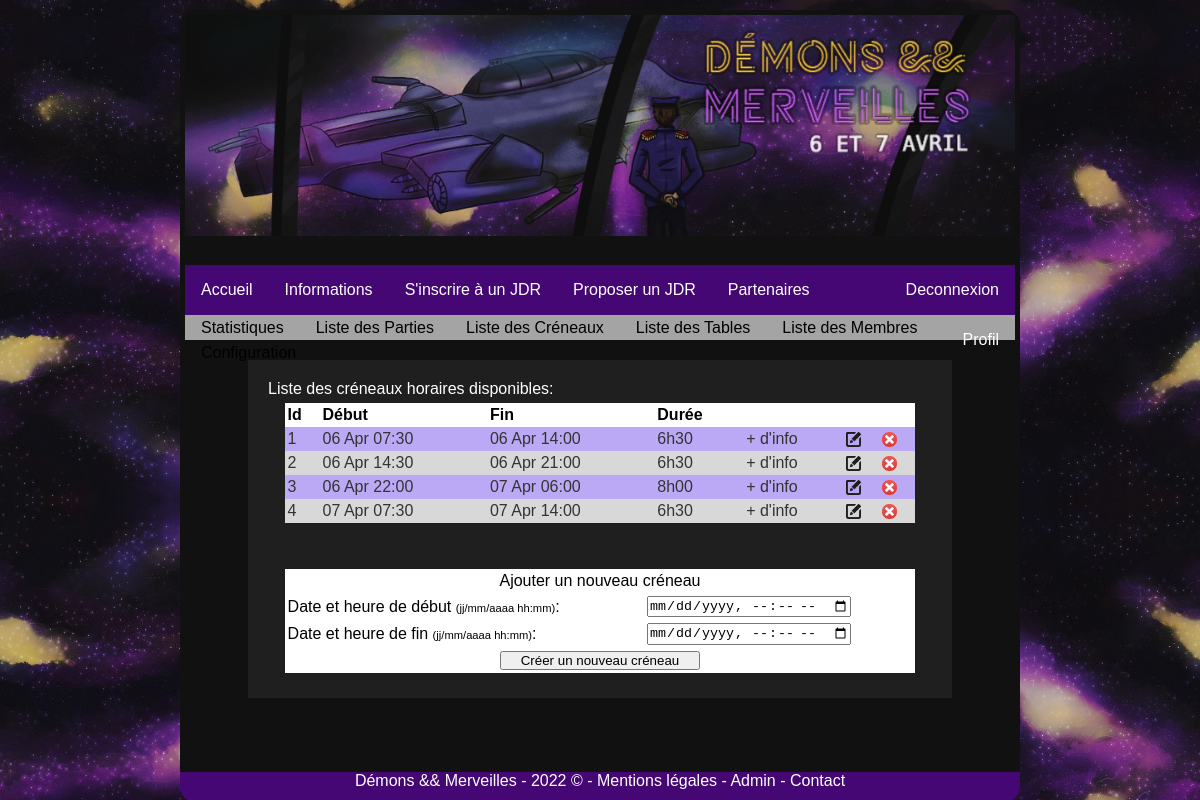
Page /admin/creneaux/index.php (signed in) on the committed database.
### tables this page shows
CREATE TABLE `creneaux` (
  `id` int(11) NOT NULL,
  `debut` int(11) NOT NULL,
  `fin` int(11) NOT NULL,
  PRIMARY KEY (`id`)
);

### WEB/config.php (called while the page is built, shortened)
<?php
$stylefolder = "https://" . $_SERVER['SERVER_NAME'] .'/style';
$imagefolder = "https://" . $_SERVER['SERVER_NAME'] .'/images';
?>

### WEB/admin/creneaux/index.php (the view, shortened to what this page needs)
<?php
include('../../config.php');
?>
<!DOCTYPE html PUBLIC "-//W3C//DTD XHTML 1.0 Transitional//EN" "http://www.w3.org/TR/xhtml1/DTD/xhtml1-transitional.dtd">
<html xmlns="http://www.w3.org/1999/xhtml">
    <head>
        <link href="<?php echo $stylefolder; ?>/style.css" rel="stylesheet" title="Style" />
    </head>
    <body>
        <div id="corps_de_page">
        <div class="header"></div>
        <div class="menu"><?php include '../../overall/menu.php' ?></div>
        <?php
        if(isset($_SESSION['username']))
        {
            $username = $_SESSION['username'];
            $dn = mysql_fetch_array(mysql_query('select username, admin from users where username="'.$username.'"'));
            if($dn['admin']==1 and $dn['username']==$_SESSION['username']){
                ?>
                    <div class="menu_admin"><?php include '../../overall/menu_admin.php' ?></div>
                    <div class="content">
            Liste des créneaux horaires disponibles:
            <table>
                <tr>
                	<th>Id</th>
                	<th>Début</th>
                	<th>Fin</th>
                    <th>Durée</th>
                </tr>
            <?php
            $result = mysql_query('select count(*) as total from creneaux');
            $nbr_admin=mysql_fetch_assoc($result);
            $compteur = 0;
            if($nbr_admin['total'] != 0){
                $req = mysql_query('select id, debut, fin from creneaux order by debut');
                while($dnn = mysql_fetch_array($req))
                {
                    $compteur++;
                    $d1 = date('Y-m-d H:i:s',$dnn['debut']-3600);
                    $date1 = new DateTime("$d1");
                    $d2 = date('Y-m-d H:i:s',$dnn['fin']-3600);
                    $date2 = new DateTime("$d2");
                    $diff = date_diff($date1,$date2);
                ?>
                	<tr style="background-color:<?php if($compteur%2 == 0) {echo '#D8D8D8';} else { echo '#BCA9F5';} ?>;">
                    	<td><a href="creneau_info.php?creneau_id=<?php echo $dnn['id']; ?>"><?php echo $dnn['id']; ?></a></td>
                    	<td><a href="creneau_info.php?creneau_id=<?php echo $dnn['id']; ?>"><?php echo $date1->format('d M H:i'); ?></a></td>
                    	<td><a href="creneau_info.php?creneau_id=<?php echo $dnn['id']; ?>"><?php echo $date2->format('d M H:i'); ?></a></td>
                        <td><a href="creneau_info.php?creneau_id=<?php echo $dnn['id']; ?>"><?php echo $diff->format('%hh%I'); ?></a></td>
                        <td><a href="creneau_info.php?creneau_id=<?php echo $dnn['id']; ?>">+ d'info</a></td>
                        <td><a href="creneau_edit.php?creneau_id=<?php echo $dnn['id']; ?>"><img height="15px" src="<?php echo $imagefolder; ?>/icones/editer.png" title="Editer le créneau <?php echo $dnn['id']; ?> "></a></td>
                        <td><a href="remove_creneau.php?creneau_id=<?php echo $dnn['id']; ?>"><img height="15px" src="<?php echo $imagefolder; ?>/icones/supprimer.png" title="Supprimer le créneau <?php echo $dnn['id']; ?> "></a></td>
                    </tr>
                <?php
                }
            } else {?>
                    <tr style="background-color:<?php if($compteur%2 == 0) {echo '#D8D8D8';} else { echo '#BCA9F5';} ?>;">
                    <td colspan="3"> Il n'y a pas de créneaux</td>
                </tr><?php
            }
            ?>
            </table>
            <br><br>
            <form method="post" action="add_creneau.php">
                <table>
                    <tr><td colspan="2" style="text-align:center;">Ajouter un nouveau créneau</td></tr>
                    <tr>
                        <td>Date et heure de début <span class="small"> (jj/mm/aaaa hh:mm)</span>:</td>
                        <td><input type="datetime-local" name="debut" value=""  style="width:200px;" required></td>
                    </tr>
                    <tr>
                        <td>Date et heure de fin <span class="small"> (jj/mm/aaaa hh:mm)</span>:</td>
                        <td><input type="datetime-local" name="fin" value=""  style="width:200px;" required></td>
                    </tr>
                    <tr>
                        <td colspan="2" style="text-align:center;"><input type="submit" style="width:200px;" value="Créer un nouveau créneau"  /></td>
                    </tr>
                </table>
            </form>
        </div>
                    <?php
    } else {
        ?>
        <div class="message">Pour acc&eacute;der &agrave; cette page, vous devez &ecirc;tre administrateur.<br />
        <a href="https://<?php echo $_SERVER['SERVER_NAME']?>">Retour à l'accueil</a></div>
        <?php
    }
}
else
{
?>
<div class="message">Pour acc&eacute;der &agrave; cette page, vous devez &ecirc;tre connect&eacute; et être administrateur.<br />
<a href="https://<?php echo $_SERVER['SERVER_NAME']?>/membres/connexion.php">Se connecter</a></div>
<?php
}
?>
		</div>
        <div class="footer"><?php include '../../overall/footer.php' ?></div>
	</body>
</html>

### WEB/overall/menu.php (shortened to what this page needs)
<?php
if(isset($_SESSION['username']))
{
?>
    <ul id="menu_horizontal">
    <li class="menu_gauche"><a href="https://<?php echo $_SERVER['SERVER_NAME']?>">Accueil</a></li>
    <li class="menu_gauche"><a href="https://<?php echo $_SERVER['SERVER_NAME']?>/infos.php">Informations</a></li>
    <li class="menu_gauche"><a href="https://<?php echo $_SERVER['SERVER_NAME']?>/tables">S'inscrire à un JDR</a></li>
    <li class="menu_gauche"><a href="https://<?php echo $_SERVER['SERVER_NAME']?>/tables/new_table">Proposer un JDR</a></li>
    <li class="menu_gauche"><a href="https://<?php echo $_SERVER['SERVER_NAME']?>/partenaires.php">Partenaires</a></li>
    <li class="menu_droite"><a href="https://<?php echo $_SERVER['SERVER_NAME']?>/membres/connexion.php">Deconnexion</a></li>
    <li class="menu_droite"><a href="https://<?php echo $_SERVER['SERVER_NAME']?>/membres/edit_infos.php">Profil</a></li>
    </ul>
<?php
}
?>

### WEB/overall/menu_admin.php
<ul id="menu_horizontal">
<li class="menu_gauche"><a href="https://<?php echo $_SERVER['SERVER_NAME']?>/admin">Statistiques</a></li>
<li class="menu_gauche"><a href="https://<?php echo $_SERVER['SERVER_NAME']?>/admin/games">Liste des Parties</a></li>
<li class="menu_gauche"><a href="https://<?php echo $_SERVER['SERVER_NAME']?>/admin/creneaux">Liste des Créneaux</a></li>
<li class="menu_gauche"><a href="https://<?php echo $_SERVER['SERVER_NAME']?>/admin/tables">Liste des Tables</a></li>
<li class="menu_gauche"><a href="https://<?php echo $_SERVER['SERVER_NAME']?>/admin/membres">Liste des Membres</a></li>
<li class="menu_gauche"><a href="https://<?php echo $_SERVER['SERVER_NAME']?>/admin/config">Configuration</a></li>
</ul>

### WEB/overall/footer.php
<footer>
  <p>Démons && Merveilles
      - <?php echo date('Y');?> &copy;
      - <a href="mentions_legales.php">Mentions légales</a>
      - <a href="/admin">Admin </a>
      - <a href="contact.php">Contact</a></p>
</footer>

### WEB/style/style.css (style rules this page uses)
* { margin:0px; padding:0px; }
body { background:#e2f6ff url('../images/fond-galaxie.jpg'); background-size: 100%; background-position-x: -300px; background-position-y: 500px; background-attachment: fixed; padding-left:15%; padding-right:15%; font-family:Arial, Geneva, sans-serif; }
a { text-decoration:none; color:#E9B830; }
img, table, tr, td { border:0px; }
input { width:150px; }
table { border-spacing:0px; background:#ffffff; -moz-border-radius:10px; padding:0px; width:95%; max-width: 95%; margin:5px auto 5px auto; color:black; }
table a { color: #333333; }
tr { -moz-border-radius:5px; -webkit-border-radius:5px; border-radius:5px; margin:0px; }
td { margin:0px; border:0px; padding:3px; word-wrap: break-word; }
th { margin:0px; border:0px; padding:3px; text-align:left; }
.header { margin:auto; width:100%; background:url('../images/banniere_test.jpg'); background-position-x: center; background-repeat: no-repeat; background-size: 100%; min-height: 250px; }
.content { background-color: #1f1f1f; width:80%; -moz-border-radius:20px; margin:auto; padding:20px; margin-top:20px; color: white; }
#corps_de_page { background-color: #111; min-height: 94vh; padding: 5px; margin-top:10px; border-radius: 15px 15px 0 0; }
footer { background-color: #450773; height: 30px; width: 100%; text-align: center; border-radius: 0% 0% 15px 15px; color: white; }
footer a { color : white; text-decoration : none; }
.menu { background-color: #450773; height: 50px; width: 100%; }
ul#menu_horizontal li { padding : 0 0.5em; line-height : 50px; }
ul#menu_horizontal { list-style-type : none; width: 100%; height: 50px; }
ul#menu_horizontal li.menu_droite { float: right; }
ul#menu_horizontal li.menu_gauche { float: left; }
ul#menu_horizontal a { text-decoration : none; padding : 0 0.5em; color: white; }
.menu_admin { background-color: #A4A4A4; height: 25px; width: 100%; color: black; }
.menu_admin ul#menu_horizontal li { padding : 0 0.5em; line-height : 25px; }
.menu_admin ul#menu_horizontal { list-style-type : none; width: 100%; height: 25px; }
.menu_admin ul#menu_horizontal li.menu_gauche { float: left; }
.menu_admin ul#menu_horizontal a { text-decoration : none; padding : 0 0.5em; color: black; }
.small { font-size:0.7em; }

### rows in the picture
creneaux: id "1", debut "06 Apr 07:30", fin "06 Apr 14:00", $diff->format('%hh%I') "6h30"
creneaux: id "2", debut "06 Apr 14:30", fin "06 Apr 21:00", $diff->format('%hh%I') "6h30"
creneaux: id "3", debut "06 Apr 22:00", fin "07 Apr 06:00", $diff->format('%hh%I') "8h00"
creneaux: id "4", debut "07 Apr 07:30", fin "07 Apr 14:00", $diff->format('%hh%I') "6h30"
